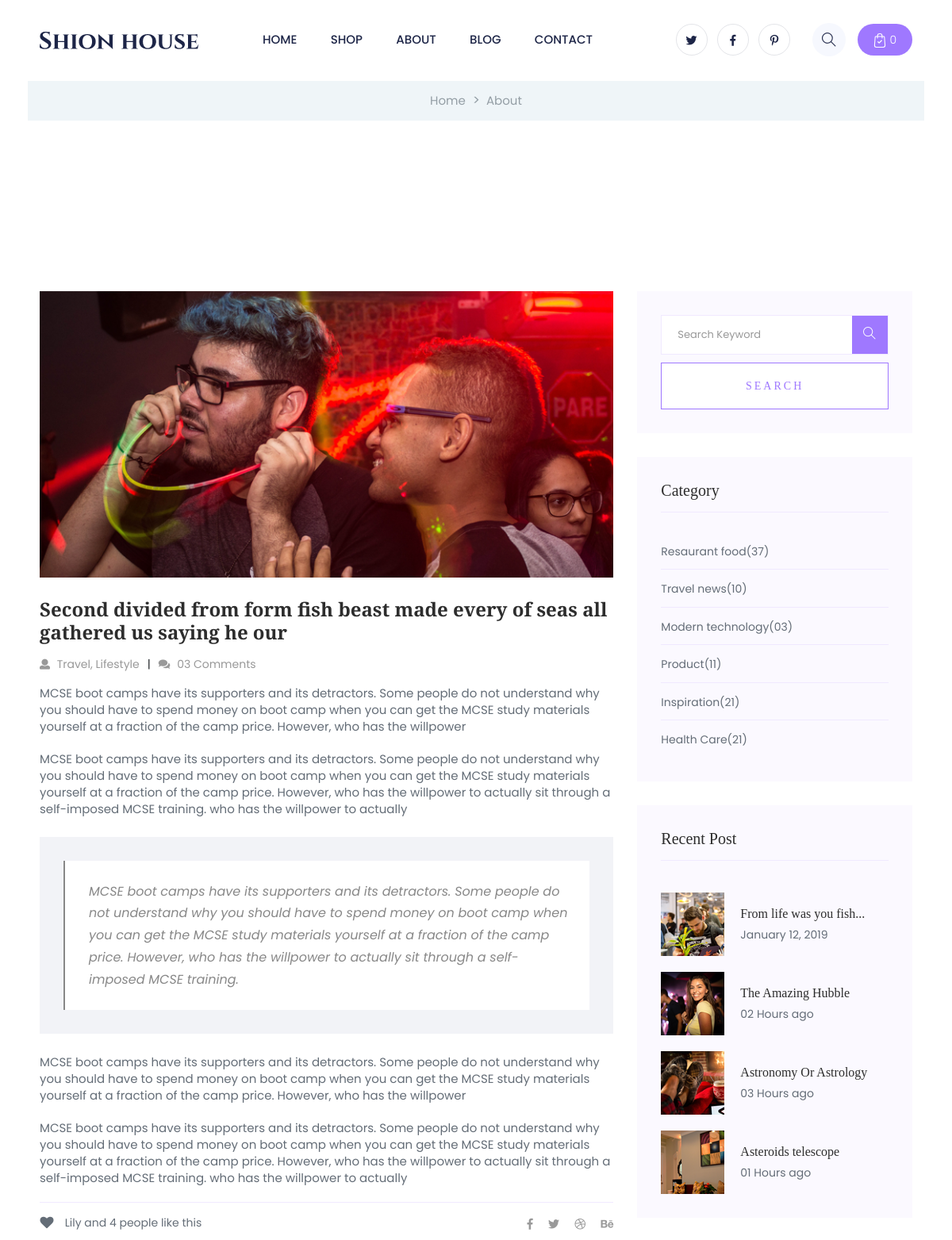
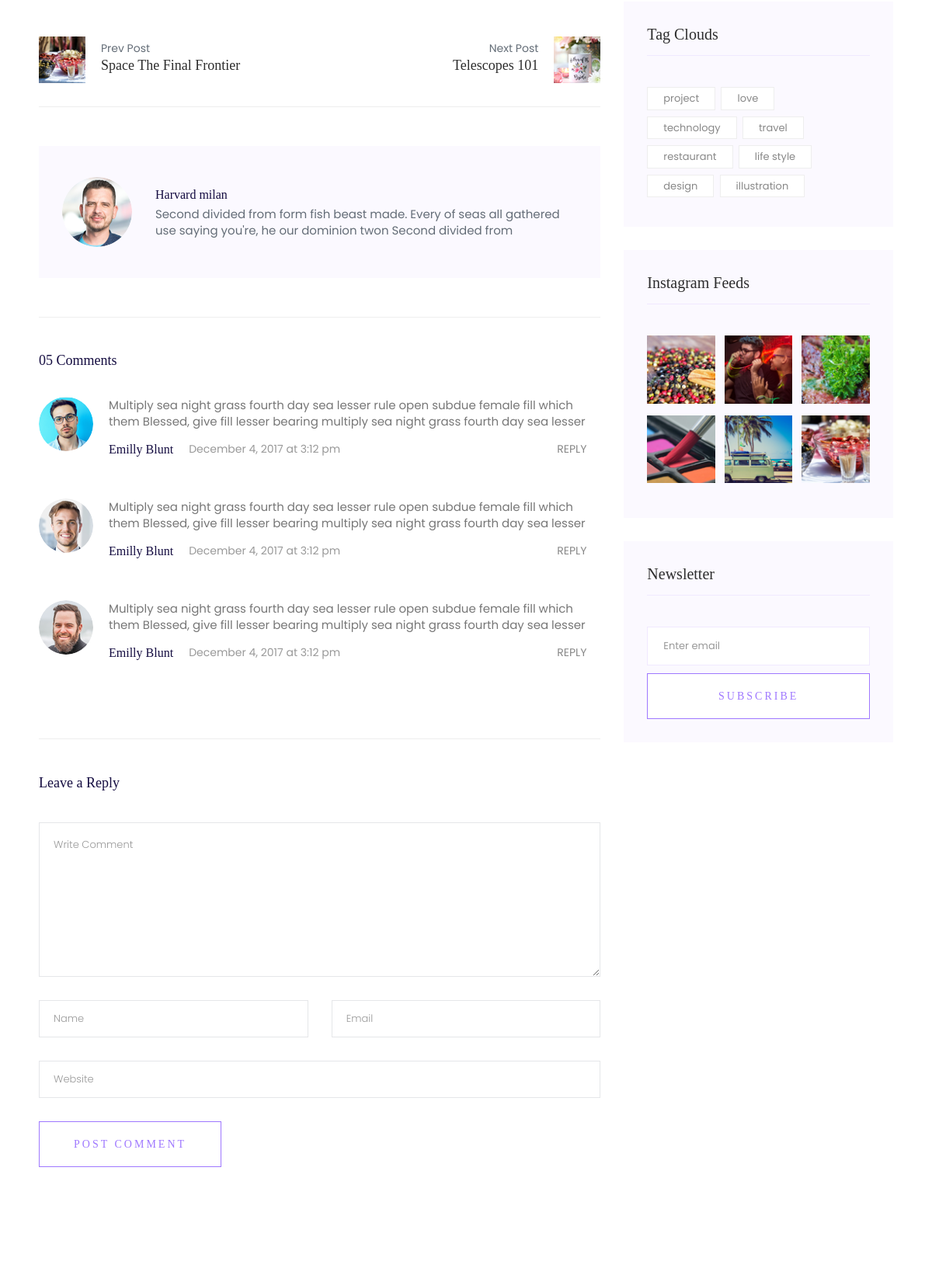
The page /blog_details/ (upper part) on the database its author committed (2 pictures, top to bottom).
### accounts/models.py (models this page shows, shortened)
class Menu(models.Model):
    menuName = models.CharField(max_length=200,null=True)
    url = models.CharField(max_length=200,null=True)

### accounts/views.py (the view)
# urls.py: path('blog_details/',views.blog_details,name="blog_details"),
def blog_details(request):
    dataMenu = Menu.objects.annotate(sub_count = Count('submenus'))
    dataSubMenu = SubMenu.objects.all()
    dataSub2Menu = Sub2Menu.objects.all()
    dataFooterTitle = FooterTitle.objects.all()
    context = {
        'dataFooterTitles' : dataFooterTitle,
        'dataMenus' : dataMenu,
        'dataSubMenus' : dataSubMenu,
        'dataSub2Menus' : dataSub2Menu,
    }
    return render(request,'shionhouse/blog_details.html',context)

### accounts/templates/shionhouse/blog_details.html (shortened to what this page needs)
{% load  static %}
<!doctype html>
<html class="no-js" lang="zxx">
<head>
  {% include 'shionhouse/head.html' %}
</head>
<body class="full-wrapper">
    {% include 'shionhouse/header_start.html' %}
    {% include 'shionhouse/breadcrumb_start.html' %}
 <main>
<section class="blog_area single-post-area section-padding">
 <div class="container">
  <div class="row">
   <div class="col-lg-8 posts-list">
    <div class="single-post">
     <div class="feature-img">
      <img class="img-fluid" src="{% static 'assets/img/blog/single_blog_1.png' %}" alt="">
    </div>
    <div class="blog_details">
      <h2 style="color: #2d2d2d;">Second divided from form fish beast made every of seas
       all gathered us saying he our
     </h2>
     <ul class="blog-info-link mt-3 mb-4">
       <li><a href="#"><i class="fa fa-user"></i> Travel, Lifestyle</a></li>
       <li><a href="#"><i class="fa fa-comments"></i> 03 Comments</a></li>
     </ul>
     <p class="excert">
       MCSE boot camps have its supporters and its detractors. Some people do not understand why you
       should have to spend money on boot camp when you can get the MCSE study materials yourself at a
       fraction of the camp price. However, who has the willpower
     </p>
     <p>
       MCSE boot camps have its supporters and its detractors. Some people do not understand why you
       should have to spend money on boot camp when you can get the MCSE study materials yourself at a
       fraction of the camp price. However, who has the willpower to actually sit through a
       self-imposed MCSE training. who has the willpower to actually
     </p>
     <div class="quote-wrapper">
       <div class="quotes">
        MCSE boot camps have its supporters and its detractors. Some people do not understand why you
        should have to spend money on boot camp when you can get the MCSE study materials yourself at
        a fraction of the camp price. However, who has the willpower to actually sit through a
        self-imposed MCSE training.
      </div>
    </div>
    <p>
     MCSE boot camps have its supporters and its detractors. Some people do not understand why you
     should have to spend money on boot camp when you can get the MCSE study materials yourself at a
     fraction of the camp price. However, who has the willpower
   </p>
   <p>
     MCSE boot camps have its supporters and its detractors. Some people do not understand why you
     should have to spend money on boot camp when you can get the MCSE study materials yourself at a
     fraction of the camp price. However, who has the willpower to actually sit through a
     self-imposed MCSE training. who has the willpower to actually
   </p>
 </div>
</div>
<div class="navigation-top">
 <div class="d-sm-flex justify-content-between text-center">
  <p class="like-info"><span class="align-middle"><i class="fa fa-heart"></i></span> Lily and 4
  people like this</p>
  <div class="col-sm-4 text-center my-2 my-sm-0">
  </div>
  <ul class="social-icons">
   <li><a href="https://www.facebook.com/sai4ull"><i class="fab fa-facebook-f"></i></a></li>
   <li><a href="#"><i class="fab fa-twitter"></i></a></li>
   <li><a href="#"><i class="fab fa-dribbble"></i></a></li>
   <li><a href="#"><i class="fab fa-behance"></i></a></li>
 </ul>
</div>
<div class="navigation-area">
  <div class="row">
   <div
   class="col-lg-6 col-md-6 col-12 nav-left flex-row d-flex justify-content-start align-items-center">
   <div class="thumb">
     <a href="#">
      <img class="img-fluid" src="{% static 'assets/img/post/preview.png' %}" alt="">
    </a>
  </div>
  <div class="arrow">
   <a href="#">
  </a>
</div>
<div class="detials">
 <p>Prev Post</p>
 <a href="#">
  <h4 style="color: #2d2d2d;">Space The Final Frontier</h4>
</a>
</div>
</div>
<div
class="col-lg-6 col-md-6 col-12 nav-right flex-row d-flex justify-content-end align-items-center">
<div class="detials">
 <p>Next Post</p>
 <a href="#">
  <h4 style="color: #2d2d2d;">Telescopes 101</h4>
</a>
</div>
<div class="arrow">
 <a href="#">
</a>
</div>
<div class="thumb">
 <a href="#">
  <img class="img-fluid" src="{% static 'assets/img/post/next.png' %}" alt="">
</a>
</div>
</div>
</div>
</div>
</div>
<div class="blog-author">
 <div class="media align-items-center">
  <img src="{% static 'assets/img/blog/author.png' %}" alt="">
  <div class="media-body">
   <a href="#">
    <h4>Harvard milan</h4>
  </a>
  <p>Second divided from form fish beast made. Every of seas all gathered use saying you're, he
  our dominion twon Second divided from</p>
</div>
</div>
</div>
<div class="comments-area">
 <h4>05 Comments</h4>
 <div class="comment-list">
  <div class="single-comment justify-content-between d-flex">
   <div class="user justify-content-between d-flex">
    <div class="thumb">
     <img src="{% static 'assets/img/blog/comment_1.png' %}" alt="">
   </div>
   <div class="desc">
     <p class="comment">
      Multiply sea night grass fourth day sea lesser rule open subdue female fill which them
      Blessed, give fill lesser bearing multiply sea night grass fourth day sea lesser
    </p>
    <div class="d-flex justify-content-between">
      <div class="d-flex align-items-center">
       <h5>
        <a href="#">Emilly Blunt</a>
      </h5>
      <p class="date">December 4, 2017 at 3:12 pm </p>
    </div>
    <div class="reply-btn">
     <a href="#" class="btn-reply text-uppercase">reply</a>
   </div>
 </div>
</div>
</div>
</div>
</div>
<div class="comment-list">
  <div class="single-comment justify-content-between d-flex">
   <div class="user justify-content-between d-flex">
    <div class="thumb">
     <img src="{% static 'assets/img/blog/comment_2.png' %}" alt="">
   </div>
   <div class="desc">
     <p class="comment">
      Multiply sea night grass fourth day sea lesser rule open subdue female fill which them
      Blessed, give fill lesser bearing multiply sea night grass fourth day sea lesser
    </p>
    <div class="d-flex justify-content-between">
      <div class="d-flex align-items-center">
       <h5>
        <a href="#">Emilly Blunt</a>
      </h5>
      <p class="date">December 4, 2017 at 3:12 pm </p>
    </div>
    <div class="reply-btn">
     <a href="#" class="btn-reply text-uppercase">reply</a>
   </div>
 </div>
</div>
</div>
</div>
</div>
<div class="comment-list">
  <div class="single-comment justify-content-between d-flex">
   <div class="user justify-content-between d-flex">
    <div class="thumb">
     <img src="{% static 'assets/img/blog/comment_3.png' %}" alt="">
   </div>
   <div class="desc">
     <p class="comment">
      Multiply sea night grass fourth day sea lesser rule open subdue female fill which them
      Blessed, give fill lesser bearing multiply sea night grass fourth day sea lesser
    </p>
    <div class="d-flex justify-content-between">
      <div class="d-flex align-items-center">
       <h5>
        <a href="#">Emilly Blunt</a>
      </h5>
      <p class="date">December 4, 2017 at 3:12 pm </p>
    </div>
    <div class="reply-btn">
     <a href="#" class="btn-reply text-uppercase">reply</a>
   </div>
 </div>
</div>
</div>
</div>
</div>
</div>
<div class="comment-form">
 <h4>Leave a Reply</h4>
 <form class="form-contact comment_form" action="#" id="commentForm">
  <div class="row">
   <div class="col-12">
    <div class="form-group">
     <textarea class="form-control w-100" name="comment" id="comment" cols="30" rows="9"
     placeholder="Write Comment"></textarea>
   </div>
 </div>
 <div class="col-sm-6">
  <div class="form-group">
   <input class="form-control" name="name" id="name" type="text" placeholder="Name">
 </div>
</div>
<div class="col-sm-6">
  <div class="form-group">
   <input class="form-control" name="email" id="email" type="email" placeholder="Email">
 </div>
</div>
<div class="col-12">
  <div class="form-group">
   <input class="form-control" name="website" id="website" type="text" placeholder="Website">
 </div>
</div>
</div>
<div class="form-group">
 <button type="submit" class="button button-contactForm btn_1 boxed-btn">Post Comment</button>
</div>
</form>
</div>
</div>
<div class="col-lg-4">
  <div class="blog_right_sidebar">
   <aside class="single_sidebar_widget search_widget">
    <form action="#">
     <div class="form-group">
      <div class="input-group mb-3">
       <input type="text" class="form-control" placeholder='Search Keyword'
       onfocus="this.placeholder = ''" onblur="this.placeholder = 'Search Keyword'">
       <div class="input-group-append">
        <button class="btns" type="button"><i class="ti-search"></i></button>
      </div>
    </div>
  </div>
  <button class="button rounded-0 primary-bg text-white w-100 btn_1 boxed-btn"
  type="submit">Search</button>
</form>
</aside>
<aside class="single_sidebar_widget post_category_widget">
  <h4 class="widget_title" style="color: #2d2d2d;">Category</h4>
  <ul class="list cat-list">
   <li>
    <a href="#" class="d-flex">
     <p>Resaurant food</p>
     <p>(37)</p>
   </a>
 </li>
 <li>
  <a href="#" class="d-flex">
   <p>Travel news</p>
   <p>(10)</p>
 </a>
</li>
<li>
  <a href="#" class="d-flex">
   <p>Modern technology</p>
   <p>(03)</p>
 </a>
</li>
<li>
  <a href="#" class="d-flex">
   <p>Product</p>
   <p>(11)</p>
 </a>
</li>
<li>
  <a href="#" class="d-flex">
   <p>Inspiration</p>
   <p>(21)</p>
 </a>
</li>
<li>
  <a href="#" class="d-flex">
   <p>Health Care</p>
   <p>(21)</p>
 </a>
</li>
</ul>
</aside>
<aside class="single_sidebar_widget popular_post_widget">
  <h3 class="widget_title" style="color: #2d2d2d;">Recent Post</h3>
  <div class="media post_item">
   <img src="{% static 'assets/img/post/post_1.png' %}" alt="post">
   <div class="media-body">
    <a href="blog_details.html">
     <h3 style="color: #2d2d2d;">From life was you fish...</h3>
   </a>
   <p>January 12, 2019</p>
 </div>
</div>
<div class="media post_item">
 <img src="{% static 'assets/img/post/post_2.png' %}" alt="post">
 <div class="media-body">
  <a href="blog_details.html">
   <h3 style="color: #2d2d2d;">The Amazing Hubble</h3>
 </a>
 <p>02 Hours ago</p>
</div>
</div>
<div class="media post_item">
 <img src="{% static 'assets/img/post/post_3.png' %}" alt="post">
 <div class="media-body">
  <a href="blog_details.html">
   <h3 style="color: #2d2d2d;">Astronomy Or Astrology</h3>
 </a>
 <p>03 Hours ago</p>
</div>
</div>
<div class="media post_item">
 <img src="{% static 'assets/img/post/post_4.png' %}" alt="post">
 <div class="media-body">
  <a href="blog_details.html">
   <h3 style="color: #2d2d2d;">Asteroids telescope</h3>
 </a>
 <p>01 Hours ago</p>
</div>
</div>
</aside>
<aside class="single_sidebar_widget tag_cloud_widget">
  <h4 class="widget_title" style="color: #2d2d2d;">Tag Clouds</h4>
  <ul class="list">
   <li>
    <a href="#">project</a>
  </li>
  <li>
    <a href="#">love</a>
  </li>
  <li>
    <a href="#">technology</a>
  </li>
  <li>
    <a href="#">travel</a>
  </li>
  <li>
    <a href="#">restaurant</a>
  </li>
  <li>
    <a href="#">life style</a>
  </li>
  <li>
    <a href="#">design</a>
  </li>
  <li>
    <a href="#">illustration</a>
  </li>
</ul>
</aside>
<aside class="single_sidebar_widget instagram_feeds">
  <h4 class="widget_title" style="color: #2d2d2d;">Instagram Feeds</h4>
  <ul class="instagram_row flex-wrap">
   <li>
    <a href="#">
     <img class="img-fluid" src="{% static 'assets/img/post/post_5.png' %}" alt="">
   </a>
 </li>
 <li>
  <a href="#">
   <img class="img-fluid" src="{% static 'assets/img/post/post_6.png' %}" alt="">
 </a>
</li>
<li>
  <a href="#">
   <img class="img-fluid" src="{% static 'assets/img/post/post_7.png' %}" alt="">
 </a>
</li>
<li>
  <a href="#">
   <img class="img-fluid" src="{% static 'assets/img/post/post_8.png' %}" alt="">
 </a>
</li>
<li>
  <a href="#">
   <img class="img-fluid" src="{% static 'assets/img/post/post_9.png' %}" alt="">
 </a>
</li>
<li>
  <a href="#">
   <img class="img-fluid" src="{% static 'assets/img/post/post_10.png' %}" alt="">
 </a>
</li>
</ul>
</aside>
<aside class="single_sidebar_widget newsletter_widget">
  <h4 class="widget_title" style="color: #2d2d2d;">Newsletter</h4>
  <form action="#">
   <div class="form-group">
    <input type="email" class="form-control" onfocus="this.placeholder = ''"
    onblur="this.placeholder = 'Enter email'" placeholder='Enter email' required>
  </div>
  <button class="button rounded-0 primary-bg text-white w-100 btn_1 boxed-btn" type="submit">Subscribe</button>
</form>
</aside>
</div>
</div>
</div>
</div>
</section>
</main>
</body>
</html>

### accounts/templates/shionhouse/header_start.html (shortened to what this page needs)
{% load static %}
<header>
    <div class="header-area ">
        <div class="main-header header-sticky">
            <div class="container-fluid">
                <div class="menu-wrapper d-flex align-items-center justify-content-between">
                    <div class="header-left d-flex align-items-center">
                        <div class="logo">
                            <a href="{% url 'index' %}"><img src="{% static 'assets/img/logo/logo.png' %}" alt=""></a>
                        </div>
                        <div class="main-menu  d-none d-lg-block">
                            <nav>
                                <ul id="navigation">
                                    {% for dataMenu in dataMenus %}
                                    <li><a href="{% url dataMenu.url %}">{{dataMenu.menuName}}</a>
                                    </li>
                                    {% endfor %}
                                </ul>
                            </nav>
                        </div>
                    </div>
                    <div class="header-right1 d-flex align-items-center">
                        <div class="header-social d-none d-md-block">
                            <a href="#"><i class="fab fa-twitter"></i></a>
                            <a href="https://bit.ly/sai4ull"><i class="fab fa-facebook-f"></i></a>
                            <a href="#"><i class="fab fa-pinterest-p"></i></a>
                        </div>
                        <div class="search d-none d-md-block">
                            <ul class="d-flex align-items-center">
                                <li class="mr-15">
                                    <div class="nav-search search-switch">
                                        <i class="ti-search"></i>
                                    </div>
                                </li>
                                <li>
                                    <div class="card-stor">
                                        <img src="{% static 'assets/img/gallery/card.svg' %}" alt="">
                                        <span>0</span>
                                    </div>
                                </li>
                            </ul>
                        </div>
                    </div>
                    <div class="col-12">
                    </div>
                </div>
            </div>
        </div>
    </div>
</header>

### rows shown on the page
Menu: menuName "HOME"
Menu: menuName "SHOP"
Menu: menuName "ABOUT"
Menu: menuName "BLOG"
Menu: menuName "CONTACT"
